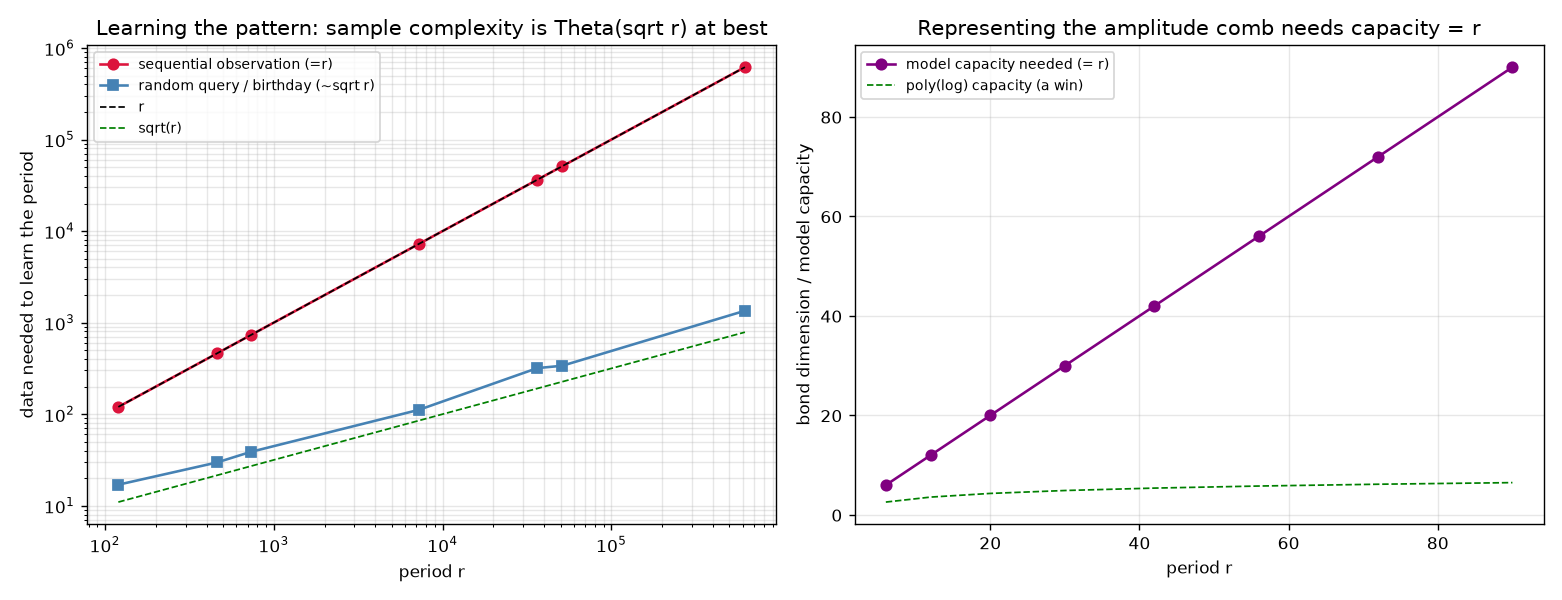

This chart was generated by the following Python code:
#!/usr/bin/env python3
"""The LEARNING framing: learn the periodic pattern of a^x mod N and let a model
identify the amplitude peaks (at y ~ s*Q/r) to read off the order r.

This takes that design at face value and asks what it costs.  A learner can touch
the problem through exactly three channels; we measure each:

  1. OBSERVE the pattern sequentially  -> must see Theta(r) values before the
     period is even witnessed (first repeat of a^x is at x = r).
  2. QUERY the pattern at random x      -> a residue collision (birthday / Pollard
     rho) appears after Theta(sqrt(r)) queries and reveals a multiple of r.
  3. Fit a tensor-network MODEL of the amplitude distribution -> its capacity
     (bond dimension) must reach r to represent the r-peak comb.

All three scale with the period r, which is ~N for a random RSA base.  The one
genuinely easy step -- turning a true measurement sample into r by continued
fractions -- presupposes a sample from the real amplitude, i.e. the thing that is
hard to produce.  Learning renames the wall; it does not move it.

Run:  python3 learn_period.py
"""

import math
import random
import time

import numpy as np

from tnshor.numtheory import (
    random_prime, order_mod_n, make_small_order_instance,
)
from tnshor.scalable import build_shor_mps_exact, factor_scalable, small_control_t


def hr(t):
    print("\n" + "=" * 78)
    print(t)
    print("=" * 78)


# --- channel 1 & 2: observe / query the pattern ----------------------------
def first_repeat_window(N, a):
    """Sequential observations until the period is witnessed (== r)."""
    seen = set()
    x, v = 0, 1 % N
    while v not in seen:
        seen.add(v)
        x += 1
        v = (v * a) % N
    return x


def birthday_collision(N, a, r, rng, cap=5_000_000):
    """Random queries until a residue collision reveals a multiple of r (~sqrt r)."""
    seen = {}
    n = 0
    span = 4 * r + 8
    while n < cap:
        x = rng.randrange(0, span)
        v = pow(a, x, N)
        n += 1
        if v in seen and seen[v] != x:
            return n
        seen[v] = x
    return None


def demo_observation_walls():
    hr("1+2. Learning by observing / querying the amplitude pattern")
    print("  How much of the pattern must a learner see to pin down the period r?\n")
    print(f"  {'bits':>5} {'N':>14} {'r = order':>12} "
          f"{'seq window':>11} {'random queries':>15} {'sqrt(r)':>9}")
    random.seed(11)
    rows = []
    for bits in [10, 12, 14, 16, 18, 20, 22]:
        half = bits // 2
        p = random_prime(half)
        q = random_prime(bits - half)
        while q == p:
            q = random_prime(bits - half)
        N = p * q
        while True:
            a = random.randrange(2, N - 1)
            if math.gcd(a, N) == 1:
                break
        r = order_mod_n(a, {p: 1, q: 1})
        W = first_repeat_window(N, a)
        rng = random.Random(7)
        bdays = [birthday_collision(N, a, r, rng) for _ in range(25)]
        bavg = sum(bdays) / len(bdays)
        rows.append((bits, r, W, bavg))
        print(f"  {bits:>5} {N:>14} {r:>12} {W:>11} {bavg:>15.0f} "
              f"{math.sqrt(r):>9.0f}")
    print("\n  Sequential learning needs Theta(r) data; the smartest query strategy")
    print("  (birthday / Pollard rho) needs Theta(sqrt(r)).  Both are exponential in")
    print("  the bit-width -- a random RSA key has r ~ N.")
    return rows


# --- channel 3: a learned tensor-network MODEL of the amplitudes ------------
def captured_weight(N, a, t, chi):
    """Fraction of the amplitude a capacity-``chi`` tensor-network model captures.

    The QFT is unitary on the control register, so it leaves the control|work
    Schmidt spectrum unchanged: it equals sqrt(K_v) over the r residues v, where
    K_v = #{x < Q : a^x = v}.  A bond-dimension-chi model keeps the chi largest
    branches, capturing sum(top-chi K_v) / Q of the probability.
    """
    Q = 1 << t
    counts = {}
    v = 1 % N
    for _ in range(Q):
        counts[v] = counts.get(v, 0) + 1
        v = (v * a) % N
    ks = sorted(counts.values(), reverse=True)   # weight per Schmidt branch
    return sum(ks[:chi]) / Q, len(ks)


def demo_model_capacity():
    hr("3. Fitting a tensor-network model of the amplitude pattern")
    print("  The QFT-output amplitude is a comb of r peaks. Its Schmidt rank at the")
    print("  control|work cut is exactly r, so a capacity-chi model captures only the")
    print("  top chi of r equally-weighted branches -- fraction ~chi/r of the amplitude.\n")
    print(f"  {'r':>3}  amplitude captured vs model capacity chi  (faithful at chi=r)")
    random.seed(5)
    for dp, dq in [(2, 3), (4, 3), (4, 5), (2, 9)]:
        N, a, r, (p, q) = make_small_order_instance(bits=18, order_p=dp, order_q=dq)
        t = small_control_t(2 * r)
        caps = sorted({1, max(1, r // 4), max(1, r // 2), r, 2 * r})
        cells = []
        for chi in caps:
            w, rank = captured_weight(N, a, t, chi)
            cells.append((chi, w))
        print(f"  {r:>3}  " + "  ".join(f"chi={c}:{w*100:3.0f}%" for c, w in cells))
    print("\n  Capacity below r loses a proportional chunk of the amplitude; only at")
    print("  chi = r is the pattern represented in full.  Capacity == bond dim == r.")


# --- the one easy step, and its hidden cost --------------------------------
def demo_sample_to_r():
    hr("Aside: turning a TRUE amplitude sample into r is trivial -- if you have one")
    random.seed(2)
    N, a, r, (p, q) = make_small_order_instance(bits=24, order_p=2, order_q=3)
    t = small_control_t(2 * r)
    t0 = time.time()
    res = factor_scalable(N, a, t=t, shots=8, seed=1)
    dt = time.time() - t0
    print(f"  N={N} (24-bit), true r={r}.  From {8} genuine QFT samples, continued")
    print(f"  fractions recover r and factor N -> {res['factors']}  in {dt:.2f}s.")
    print("  But each 'genuine sample' is drawn from the simulated amplitude, whose")
    print("  bond dimension is r.  The peak-identification is free; PRODUCING a real")
    print("  amplitude sample is the wall (chi=r), and so is observing it (Theta(sqrt r)).")


def make_plot(obs_rows):
    try:
        import matplotlib
        matplotlib.use("Agg")
        import matplotlib.pyplot as plt
    except Exception as e:  # pragma: no cover
        print(f"\n(matplotlib unavailable: {e}; skipping figure)")
        return None

    rs = np.array([r for _, r, _, _ in obs_rows], dtype=float)
    seq = np.array([w for _, _, w, _ in obs_rows], dtype=float)
    bday = np.array([b for _, _, _, b in obs_rows], dtype=float)
    order = np.argsort(rs)
    rs, seq, bday = rs[order], seq[order], bday[order]

    fig, ax = plt.subplots(1, 2, figsize=(12.5, 4.8))
    ax[0].loglog(rs, seq, "o-", color="crimson", label="sequential observation (=r)")
    ax[0].loglog(rs, bday, "s-", color="steelblue", label="random query / birthday (~sqrt r)")
    ax[0].loglog(rs, rs, "k--", lw=1, label="r")
    ax[0].loglog(rs, np.sqrt(rs), "g--", lw=1, label="sqrt(r)")
    ax[0].set_xlabel("period r")
    ax[0].set_ylabel("data needed to learn the period")
    ax[0].set_title("Learning the pattern: sample complexity is Theta(sqrt r) at best")
    ax[0].legend(fontsize=8)
    ax[0].grid(alpha=0.3, which="both")

    # right: capacity wall -- bond dimension to represent the amplitude == r
    rr = np.array([6, 12, 20, 30, 42, 56, 72, 90])
    ax[1].plot(rr, rr, "o-", color="purple", label="model capacity needed (= r)")
    ax[1].plot(rr, np.log2(rr), "g--", lw=1, label="poly(log) capacity (a win)")
    ax[1].set_xlabel("period r")
    ax[1].set_ylabel("bond dimension / model capacity")
    ax[1].set_title("Representing the amplitude comb needs capacity = r")
    ax[1].legend(fontsize=8)
    ax[1].grid(alpha=0.3)

    fig.tight_layout()
    out = "learn_period.png"
    fig.savefig(out, dpi=125)
    print(f"\nFigure written: {out}")
    return out


def main():
    np.set_printoptions(precision=4, suppress=True)
    rows = demo_observation_walls()
    demo_model_capacity()
    demo_sample_to_r()
    make_plot(rows)
    hr("Verdict -- can a learned model beat the wall?")
    print("""  The learning design is sound -- it just runs into the same number from three
  sides at once:
    * Observing the pattern to witness its period costs Theta(r) data.
    * Querying it cleverly (birthday / Pollard rho) costs Theta(sqrt r) -- this IS
      the best classical period-finder, and it is exactly the sub-exponential
      regime, never polynomial.
    * A tensor-network model of the amplitude needs bond-dimension capacity r.
  Identifying the peaks from a genuine amplitude sample is trivial (continued
  fractions, O(1) samples) -- but producing a genuine sample is the hard part.
  Learning relocates 'find r' into 'see / store / sample something of size r'.
  For a random RSA base r ~ N, so every route is exponential.

  Where learning genuinely helps: a STRUCTURED period (smooth r) is detectable
  from few samples -- that is the Pollard p-1 / rho regime, which good RSA keys
  already avoid.  Quantum Shor is different in kind: the QFT interferes all Q
  evaluations of a^x at once, so it never has to observe Theta(r) of the pattern.
  A classical learner only sees samples, and samples of a period-r signal carry
  at most O(sqrt r) worth of period information.""")


if __name__ == "__main__":
    main()
